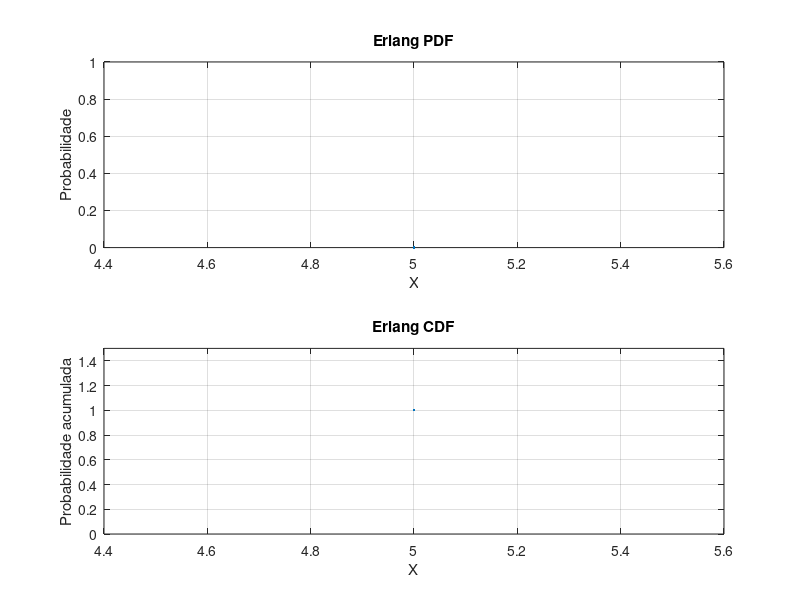

This chart was generated by the following MATLAB code:
clear
clc

function f = erlangpdf(n, lambda, x)
    f = ((lambda^n) / factorial(n)) .* (x.^(n-1)) .* exp(-lambda*x);
end

function F = erlangcdf(n, lambda, x)
    F = 1 - gammainc(x * lambda, n, 'upper');
end

function x = erlangrv(n, lambda, m)
    y = exponentialrv(lambda, m*n);
    x = sum(reshape(y, m, n), 2);
end

% Input:
a = input('Digite o limite inferior: '); % Limite inferior da distribuição
b = input('Digite o limite superior: '); % Limite superior da distribuição
n = input('Informe o parâmetro n (inteiro positivo): ');
lambda = input('Informe lambda (entre 0 e 1): ');
% m = input('Informe o número de amostras (m): ');
%x = erlangrv(n, lambda, m);
x = a : 0.1 : b;

%fid = fopen('dados.txt','r');
%x = fscanf(fid, '%d');
%fclose(fid);

% Calcular PDF e CDF
valores_pdf = erlangpdf(n, lambda, x);
valores_cdf = erlangcdf(n, lambda, x);

% Output:
% ErlangPDF
subplot(2, 1, 1);
plot(x, valores_pdf, 'LineWidth', 2);
title('Erlang PDF');
xlabel('X');
ylabel('Probabilidade');
ylim([0, 1]);
%xticks(x);
grid on;

% ErlangCDF
subplot(2, 1, 2);
plot(x, valores_cdf, 'LineWidth', 2);
title('Erlang CDF');
xlabel('X');
ylabel('Probabilidade acumulada');
ylim([0, 1.5]);
%xticks(x);
grid on;
